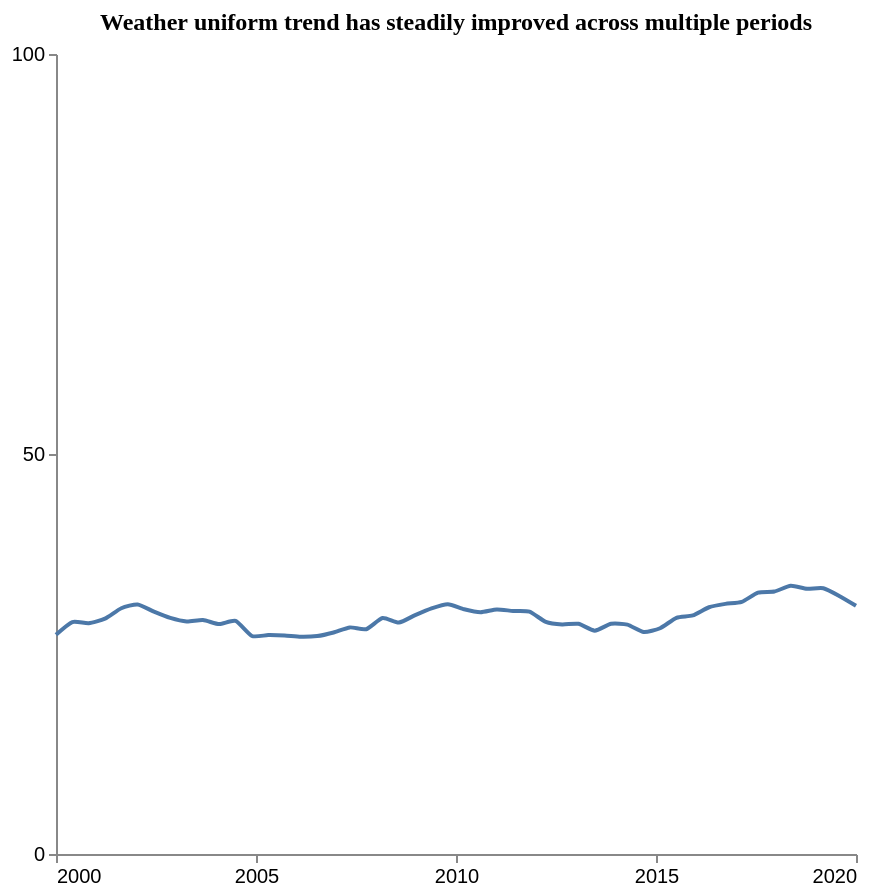

Vega-Lite specification for this chart:
### Vega-Lite specification from a JSON file in a GitHub repository (floating-point values rounded to 4 significant figures)
{"$schema": "https://vega.github.io/schema/vega-lite/v5.json", "description": "Pattern: Uniform", "data": {"values": [{"X": 2000.0, "Y": 27.41}, {"X": 2000.0, "Y": 28.99}, {"X": 2001.0, "Y": 28.85}, {"X": 2001.0, "Y": 29.42}, {"X": 2002.0, "Y": 30.72}, {"X": 2002.0, "Y": 31.2}, {"X": 2002.0, "Y": 30.29}, {"X": 2003.0, "Y": 29.51}, {"X": 2003.0, "Y": 29.07}, {"X": 2004.0, "Y": 29.24}, {"X": 2004.0, "Y": 28.74}, {"X": 2004.0, "Y": 29.14}, {"X": 2005.0, "Y": 27.25}, {"X": 2005.0, "Y": 27.36}, {"X": 2006.0, "Y": 27.3}, {"X": 2006.0, "Y": 27.15}, {"X": 2007.0, "Y": 27.24}, {"X": 2007.0, "Y": 27.69}, {"X": 2007.0, "Y": 28.33}, {"X": 2008.0, "Y": 28.1}, {"X": 2008.0, "Y": 29.49}, {"X": 2009.0, "Y": 28.93}, {"X": 2009.0, "Y": 29.86}, {"X": 2009.0, "Y": 30.71}, {"X": 2010.0, "Y": 31.23}, {"X": 2010.0, "Y": 30.59}, {"X": 2011.0, "Y": 30.23}, {"X": 2011.0, "Y": 30.58}, {"X": 2011.0, "Y": 30.37}, {"X": 2012.0, "Y": 30.29}, {"X": 2012.0, "Y": 29.02}, {"X": 2013.0, "Y": 28.7}, {"X": 2013.0, "Y": 28.77}, {"X": 2013.0, "Y": 27.92}, {"X": 2014.0, "Y": 28.78}, {"X": 2014.0, "Y": 28.67}, {"X": 2015.0, "Y": 27.75}, {"X": 2015.0, "Y": 28.22}, {"X": 2016.0, "Y": 29.52}, {"X": 2016.0, "Y": 29.82}, {"X": 2016.0, "Y": 30.84}, {"X": 2017.0, "Y": 31.26}, {"X": 2017.0, "Y": 31.51}, {"X": 2018.0, "Y": 32.67}, {"X": 2018.0, "Y": 32.81}, {"X": 2018.0, "Y": 33.52}, {"X": 2019.0, "Y": 33.16}, {"X": 2019.0, "Y": 33.21}, {"X": 2020.0, "Y": 32.22}, {"X": 2020.0, "Y": 31.02}]}, "mark": {"type": "line", "interpolate": "cardinal", "tension": 0.4}, "encoding": {"x": {"field": "X", "type": "quantitative", "title": "", "axis": {"grid": false, "format": "d", "values": [2000, 2005, 2010, 2015, 2020], "tickSize": 4}, "scale": {"domain": [2000, 2020]}}, "y": {"field": "Y", "type": "quantitative", "title": "", "axis": {"grid": false, "format": "d", "values": [0, 50, 100], "tickSize": 4, "tickOpacity": 1}, "scale": {"domain": [0, 100]}}}, "title": {"text": "Weather uniform trend has steadily improved across multiple periods", "anchor": "middle", "font": "Tahoma", "fontSize": 12}, "config": {"lineBreak": "^", "view": {"stroke": null}}, "height": 400, "width": 400, "autosize": "pad"}
